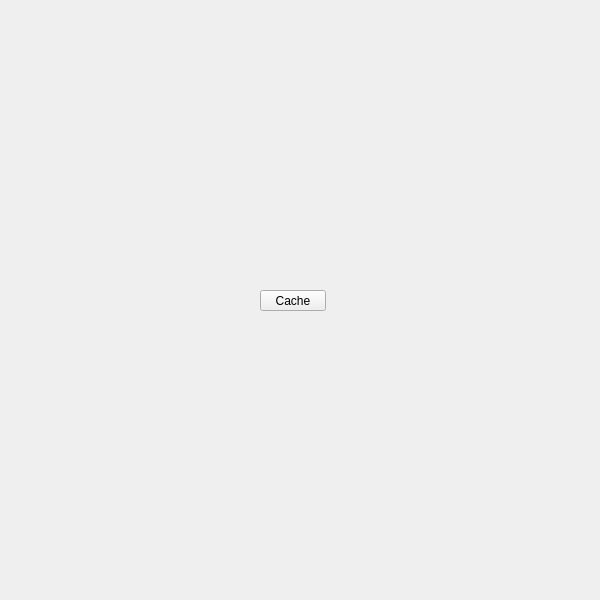
<?xml version="1.0" encoding="UTF-8"?>
<ui version="4.0">
 <class>QtUi</class>
 <widget class="QMainWindow" name="QtUi">
  <property name="enabled">
   <bool>true</bool>
  </property>
  <property name="geometry">
   <rect>
    <x>0</x>
    <y>0</y>
    <width>600</width>
    <height>600</height>
   </rect>
  </property>
  <property name="sizePolicy">
   <sizepolicy hsizetype="Ignored" vsizetype="Ignored">
    <horstretch>0</horstretch>
    <verstretch>0</verstretch>
   </sizepolicy>
  </property>
  <property name="minimumSize">
   <size>
    <width>0</width>
    <height>0</height>
   </size>
  </property>
  <property name="maximumSize">
   <size>
    <width>600</width>
    <height>600</height>
   </size>
  </property>
  <property name="cursor">
   <cursorShape>ArrowCursor</cursorShape>
  </property>
  <property name="toolButtonStyle">
   <enum>Qt::ToolButtonIconOnly</enum>
  </property>
  <property name="tabShape">
   <enum>QTabWidget::Triangular</enum>
  </property>
  <property name="dockNestingEnabled">
   <bool>true</bool>
  </property>
  <property name="dockOptions">
   <set>QMainWindow::AllowNestedDocks|QMainWindow::AllowTabbedDocks|QMainWindow::AnimatedDocks|QMainWindow::ForceTabbedDocks</set>
  </property>
  <widget class="QWidget" name="widget">
   <property name="sizePolicy">
    <sizepolicy hsizetype="Ignored" vsizetype="Ignored">
     <horstretch>0</horstretch>
     <verstretch>0</verstretch>
    </sizepolicy>
   </property>
   <widget class="QPushButton" name="i040">
    <property name="geometry">
     <rect>
      <x>260</x>
      <y>290</y>
      <width>66</width>
      <height>21</height>
     </rect>
    </property>
    <property name="minimumSize">
     <size>
      <width>0</width>
      <height>21</height>
     </size>
    </property>
    <property name="maximumSize">
     <size>
      <width>66</width>
      <height>21</height>
     </size>
    </property>
    <property name="accessibleName">
     <string>cache</string>
    </property>
    <property name="text">
     <string>Cache</string>
    </property>
   </widget>
  </widget>
 </widget>
 <resources/>
 <connections/>
 <designerdata>
  <property name="gridDeltaX">
   <number>5</number>
  </property>
  <property name="gridDeltaY">
   <number>10</number>
  </property>
  <property name="gridSnapX">
   <bool>true</bool>
  </property>
  <property name="gridSnapY">
   <bool>true</bool>
  </property>
  <property name="gridVisible">
   <bool>true</bool>
  </property>
 </designerdata>
</ui>
